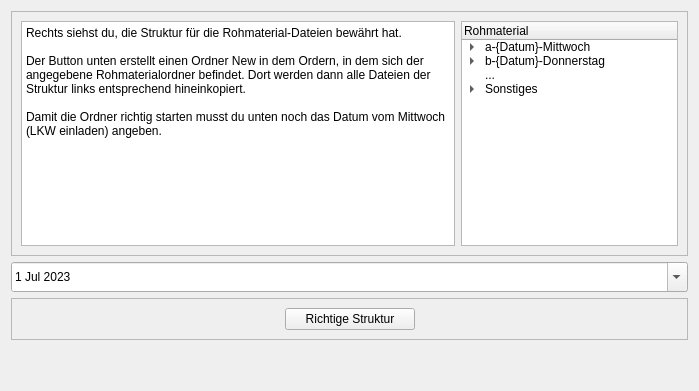
                <widget class="QWidget" name="folder_structure">
                 <attribute name="title">
                  <string>Ordnerstruktur</string>
                 </attribute>
                 <layout class="QVBoxLayout" name="verticalLayout_17">
                  <item>
                   <widget class="QFrame" name="frame_23">
                    <property name="frameShape">
                     <enum>QFrame::StyledPanel</enum>
                    </property>
                    <property name="frameShadow">
                     <enum>QFrame::Raised</enum>
                    </property>
                    <layout class="QHBoxLayout" name="horizontalLayout_12">
                     <item>
                      <widget class="QPlainTextEdit" name="explainFolderstruct">
                       <property name="sizePolicy">
                        <sizepolicy hsizetype="Expanding" vsizetype="Expanding">
                         <horstretch>60</horstretch>
                         <verstretch>0</verstretch>
                        </sizepolicy>
                       </property>
                       <property name="minimumSize">
                        <size>
                         <width>0</width>
                         <height>225</height>
                        </size>
                       </property>
                       <property name="plainText">
                        <string>Rechts siehst du, die Struktur für die Rohmaterial-Dateien bewährt hat.

Der Button unten erstellt einen Ordner New in dem Ordern, in dem sich der angegebene Rohmaterialordner befindet. Dort werden dann alle Dateien der Struktur links entsprechend hineinkopiert.

Damit die Ordner richtig starten musst du unten noch das Datum vom Mittwoch (LKW einladen) angeben.</string>
                       </property>
                      </widget>
                     </item>
                     <item>
                      <widget class="QTreeWidget" name="example_fs">
                       <property name="sizePolicy">
                        <sizepolicy hsizetype="Expanding" vsizetype="Expanding">
                         <horstretch>30</horstretch>
                         <verstretch>0</verstretch>
                        </sizepolicy>
                       </property>
                       <column>
                        <property name="text">
                         <string>Rohmaterial</string>
                        </property>
                       </column>
                       <item>
                        <property name="text">
                         <string>a-{Datum}-Mittwoch</string>
                        </property>
                        <item>
                         <property name="text">
                          <string>Bilder</string>
                         </property>
                        </item>
                        <item>
                         <property name="text">
                          <string>Videos</string>
                         </property>
                        </item>
                       </item>
                       <item>
                        <property name="text">
                         <string>b-{Datum}-Donnerstag</string>
                        </property>
                        <item>
                         <property name="text">
                          <string>Bilder</string>
                         </property>
                        </item>
                        <item>
                         <property name="text">
                          <string>Videos</string>
                         </property>
                        </item>
                       </item>
                       <item>
                        <property name="text">
                         <string>...</string>
                        </property>
                       </item>
                       <item>
                        <property name="text">
                         <string>Sonstiges</string>
                        </property>
                        <item>
                         <property name="text">
                          <string>Bilder</string>
                         </property>
                        </item>
                        <item>
                         <property name="text">
                          <string>Videos</string>
                         </property>
                        </item>
                       </item>
                      </widget>
                     </item>
                    </layout>
                   </widget>
                  </item>
                  <item>
                   <widget class="QDateEdit" name="date_correct_fs">
                    <property name="minimumSize">
                     <size>
                      <width>365</width>
                      <height>30</height>
                     </size>
                    </property>
                    <property name="styleSheet">
                     <string notr="true">
  /* normal days */
QDateEdit QAbstractItemView:enabled 
  {
    selection-background-color: rgb(112, 174, 255);
    selection-color: #152c4a; 
  }

QCalendarWidget QToolButton#qt_calendar_prevmonth 
{
	qproperty-icon: url(&quot;D:/Users/Wisdom/Lernen/Coding_Python/ZLF_Sort_v2.0/dev/gui/icons/left_arrow.png&quot;) top center no-repeat;
}
QCalendarWidget QToolButton#qt_calendar_nextmonth 
{
    qproperty-icon: url(&quot;D:/Users/Wisdom/Lernen/Coding_Python/ZLF_Sort_v2.0/dev/gui/icons/right_arrow.png&quot;) top center no-repeat;
}</string>
                    </property>
                    <property name="buttonSymbols">
                     <enum>QAbstractSpinBox::UpDownArrows</enum>
                    </property>
                    <property name="currentSection">
                     <enum>QDateTimeEdit::YearSection</enum>
                    </property>
                    <property name="calendarPopup">
                     <bool>true</bool>
                    </property>
                    <property name="date">
                     <date>
                      <year>2023</year>
                      <month>7</month>
                      <day>1</day>
                     </date>
                    </property>
                   </widget>
                  </item>
                  <item>
                   <widget class="QFrame" name="frame_24">
                    <property name="frameShape">
                     <enum>QFrame::StyledPanel</enum>
                    </property>
                    <property name="frameShadow">
                     <enum>QFrame::Raised</enum>
                    </property>
                    <layout class="QHBoxLayout" name="horizontalLayout_22">
                     <item>
                      <spacer name="horizontalSpacer_38">
                       <property name="orientation">
                        <enum>Qt::Horizontal</enum>
                       </property>
                       <property name="sizeHint" stdset="0">
                        <size>
                         <width>264</width>
                         <height>20</height>
                        </size>
                       </property>
                      </spacer>
                     </item>
                     <item>
                      <widget class="QPushButton" name="pb_correct_fs">
                       <property name="minimumSize">
                        <size>
                         <width>130</width>
                         <height>0</height>
                        </size>
                       </property>
                       <property name="text">
                        <string>Richtige Struktur</string>
                       </property>
                      </widget>
                     </item>
                     <item>
                      <spacer name="horizontalSpacer_39">
                       <property name="orientation">
                        <enum>Qt::Horizontal</enum>
                       </property>
                       <property name="sizeHint" stdset="0">
                        <size>
                         <width>263</width>
                         <height>20</height>
                        </size>
                       </property>
                      </spacer>
                     </item>
                    </layout>
                   </widget>
                  </item>
                  <item>
                   <spacer name="verticalSpacer_10">
                    <property name="orientation">
                     <enum>Qt::Vertical</enum>
                    </property>
                    <property name="sizeHint" stdset="0">
                     <size>
                      <width>20</width>
                      <height>40</height>
                     </size>
                    </property>
                   </spacer>
                  </item>
                 </layout>
                </widget>
